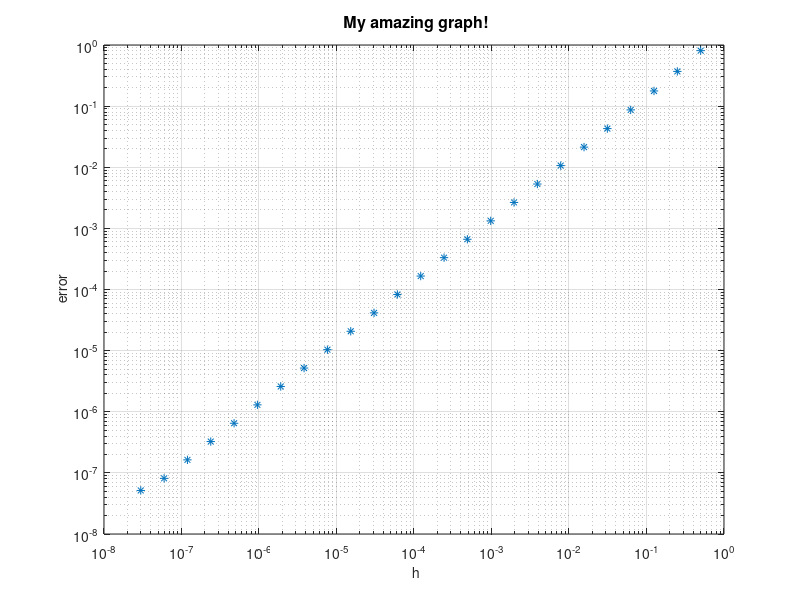

Reproduce this figure in MATLAB.
% graphsetup

N = (1:25)';
h = 2.^(-N);

yp = (exp(1+h) - exp(1))./h;
err = abs(yp - exp(1));

figure(1)
loglog(h,err,'*'), grid
xlabel('\fontsize{14} h'),ylabel('\fontsize{14} error')
title('\fontsize{16} My amazing graph!')

format short e
disp(' ')
disp('        h          err          err/h ')
disp('   -------------------------------------')
disp([h err err./h])
disp(' ')




